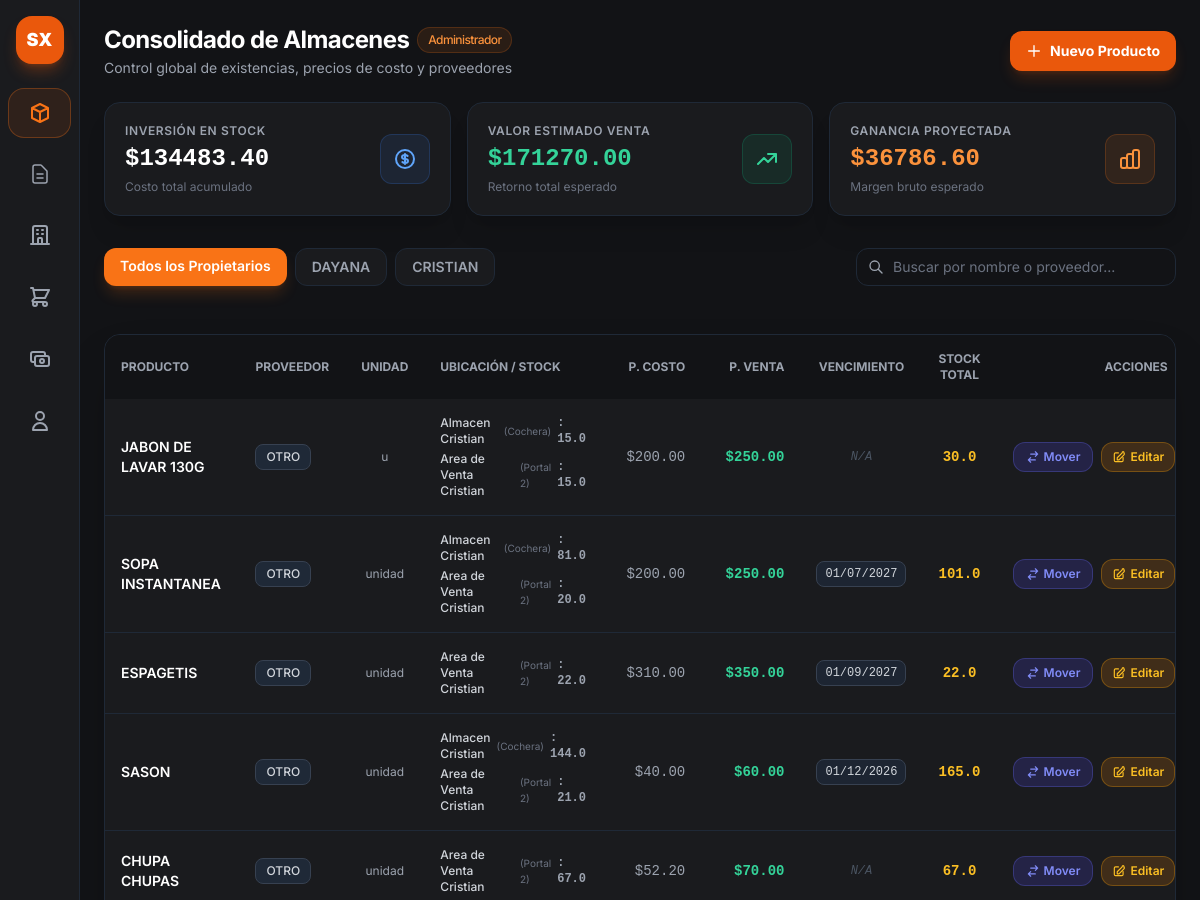
Page /admin (signed in, upper part) on the earlier database version.
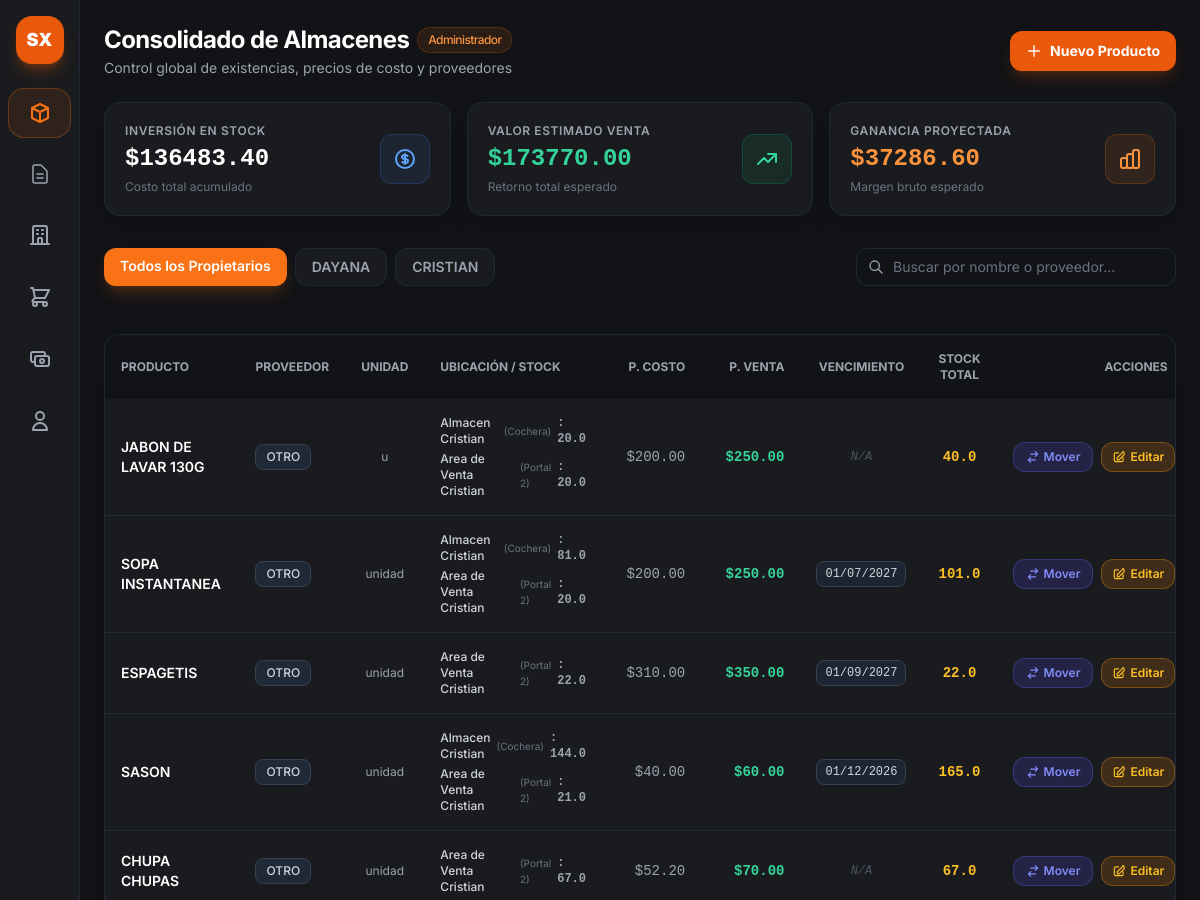
Same page on the later database version.
### app.py (models this page shows, shortened)
class StockAlmacen(db.Model):
    __tablename__ = 'stock_almacen'
    id = db.Column(db.Integer, primary_key=True)
    producto_id = db.Column(db.Integer, db.ForeignKey('productos.id'), nullable=False)
    almacen_id = db.Column(db.Integer, db.ForeignKey('almacenes.id'), nullable=False)
    cantidad = db.Column(db.Float, default=0.0)

class Producto(db.Model):
    __tablename__ = 'productos'
    id = db.Column(db.Integer, primary_key=True)
    codigo = db.Column(db.String(50), nullable=True)
    nombre = db.Column(db.String(100), nullable=False)
    unidad_medida = db.Column(db.String(20), default='unidad')
    propietario_id = db.Column(db.Integer, db.ForeignKey('propietarios.id'), nullable=True)
    precio_costo = db.Column(db.Float, default=0.0)
    precio_venta = db.Column(db.Float, default=0.0)
    fecha_vencimiento = db.Column(db.Date, nullable=True)
    proveedor_id = db.Column(db.Integer, db.ForeignKey('proveedores.id'), nullable=True)
    proveedor = db.relationship('Proveedor', backref=db.backref('productos', lazy=True))
    estado_pago = db.Column(db.String(20), default="Pagado")
    monto_pendiente = db.Column(db.Float, default=0.0)
    fecha_creacion = db.Column(db.DateTime, default=datetime.utcnow)
    stocks = db.relationship('StockAlmacen', backref='producto', cascade="all, delete-orphan", lazy=True)
    @property
    def cantidad_total(self):
        return sum(s.cantidad for s in self.stocks)

class Proveedor(db.Model):
    __tablename__ = 'proveedores'
    id = db.Column(db.Integer, primary_key=True)
    nombre = db.Column(db.String(100), nullable=False, unique=True)
    telefono = db.Column(db.String(30), nullable=True)
    contacto = db.Column(db.String(100), nullable=True)

class Almacen(db.Model):
    __tablename__ = 'almacenes'
    id = db.Column(db.Integer, primary_key=True)
    nombre = db.Column(db.String(100), nullable=False, unique=True)
    ubicacion = db.Column(db.String(150), nullable=True)
    es_area_venta = db.Column(db.Boolean, default=False)
    stocks = db.relationship('StockAlmacen', backref='almacen', cascade="all, delete-orphan", lazy=True)

### app.py (the view)
@app.route("/admin")
def vista_admin():
    if "user" not in session or session.get("rol") != "admin":
        return redirect(url_for("login"))
    almacenes = Almacen.query.all()
    proveedores = Proveedor.query.all()
    propietarios = Propietario.query.all()
    tipos_operacion = TipoOperacion.query.all()
    conceptos = ConceptoMovimiento.query.all()
    conceptos_json = [
        {"id": c.id, "tipo_id": c.tipo_id, "nombre": c.nombre}
        for c in conceptos
    ]
    propietario_filtro_id = request.args.get("propietario_id", "todos")
    if propietario_filtro_id != "todos" and propietario_filtro_id.isdigit():
        productos = Producto.query.filter_by(
            propietario_id=int(propietario_filtro_id)
        ).all()
    else:
        productos = Producto.query.all()
    inversion_stock = 0.0
    valor_venta = 0.0
    for p in productos:
        stock_total = p.cantidad_total
        costo = p.precio_costo or 0.0
        precio = p.precio_venta or 0.0
        inversion_stock += costo * stock_total
        valor_venta += precio * stock_total
    ganancia_proyectada = valor_venta - inversion_stock
    efectivo_caja = session.get("efectivo_caja", 0.0)
    return render_template(
        "admin_almacenes.html",
        almacenes=almacenes,
        proveedores=proveedores,
        propietarios=propietarios,
        tipos_operacion=tipos_operacion,
        conceptos=conceptos,
        conceptos_json=conceptos_json,  # <--- Variable JSON inyectada
        productos=productos,
        propietario_filtro_id=str(propietario_filtro_id),
        total_invertido=inversion_stock,
        total_venta_estimada=valor_venta,  # Nombre requerido por el HTML
        ganancia_potencial=ganancia_proyectada,  # Nombre requerido por el HTML
        efectivo_caja=efectivo_caja,
        hoy=date.today(),  # Para el cálculo de fecha_vencimiento en el HTML
    )

### app.py (called while the page is built)
@app.context_processor
def inject_today():
    return {'hoy': date.today()}

### templates/admin_almacenes.html (shortened to what the changed rows need)
{% extends "base.html" %}
{% block content %}
<header class="p-6 space-y-6">
    <div class="flex flex-col sm:flex-row sm:items-center justify-between gap-4">
        <div>
            <h1 class="text-2xl font-bold text-white tracking-tight flex items-center gap-2">
                Consolidado de Almacenes
                <span class="text-xs font-medium px-2.5 py-1 rounded-full bg-orange-500/10 text-orange-400 border border-orange-500/20">
                    Administrador
                </span>
            </h1>
        </div>
    </div>
    <div class="grid grid-cols-1 md:grid-cols-3 gap-4">
        <div class="bg-[#1a1b1e] border border-gray-800 rounded-2xl p-5 shadow-xl flex items-center justify-between">
            <div>
                <p class="text-xs font-semibold text-gray-400 uppercase tracking-wider">Inversión en Stock</p>
                <h4 class="text-2xl font-bold text-white font-mono mt-1">
                    ${{ "%.2f"|format(total_invertido) }}
                </h4>
                <p class="text-xs text-gray-500 mt-1">Costo total acumulado</p>
            </div>
        </div>
        <div class="bg-[#1a1b1e] border border-gray-800 rounded-2xl p-5 shadow-xl flex items-center justify-between">
            <div>
                <p class="text-xs font-semibold text-gray-400 uppercase tracking-wider">Valor Estimado Venta</p>
                <h4 class="text-2xl font-bold text-emerald-400 font-mono mt-1">
                    ${{ "%.2f"|format(total_venta_estimada) }}
                </h4>
                <p class="text-xs text-gray-500 mt-1">Retorno total esperado</p>
            </div>
        </div>
        <div class="bg-[#1a1b1e] border border-gray-800 rounded-2xl p-5 shadow-xl flex items-center justify-between">
            <div>
                <p class="text-xs font-semibold text-gray-400 uppercase tracking-wider">Ganancia Proyectada</p>
                <h4 class="text-2xl font-bold text-orange-400 font-mono mt-1">
                    ${{ "%.2f"|format(ganancia_potencial) }}
                </h4>
                <p class="text-xs text-gray-500 mt-1">Margen bruto esperado</p>
            </div>
        </div>
    </div>
</header>
    <section class="p-6 flex-1">
        <div class="bg-[#1a1b1e] border border-gray-800 rounded-2xl overflow-hidden shadow-2xl">
            <div class="overflow-x-auto">
                <table class="w-full text-left border-collapse text-sm">
                    <thead>
                        <tr class="bg-[#121316] text-gray-400 uppercase text-xs">
                            <th class="p-4">Producto</th>
                            <th class="p-4">Proveedor</th>
                            <th class="p-4 text-center">Unidad</th>
                            <th class="p-4">Ubicación / Stock</th>
                            <th class="p-4 text-right">P. Costo</th>
                            <th class="p-4 text-right">P. Venta</th>
                            <th class="p-4 text-center">Vencimiento</th>
                            <th class="p-4 text-center">Stock Total</th>
                            <th class="p-4 text-center">Acciones</th>
                        </tr>
                    </thead>
                    <tbody class="divide-y divide-gray-800">
                        {% for producto in productos %}
                        <tr class="hover:bg-gray-800/30 text-gray-300">
                            <td class="p-4 font-semibold text-white">
                                {{ producto.nombre }}
                            </td>
                            <td class="p-4 text-gray-400">
                                {% if producto.proveedor %}
                                    <span class="inline-flex items-center gap-1.5 bg-gray-800 px-2.5 py-1 rounded-lg text-xs font-medium text-gray-300 border border-gray-700">
                                        {{ producto.proveedor.nombre }}
                                    </span>
                                {% else %}
                                    <span class="text-xs text-gray-600 italic">Sin proveedor</span>
                                {% endif %}
                            </td>
                            <td class="p-4 text-center text-xs text-gray-400">{{ producto.unidad_medida }}</td>
                            <td class="p-4">
                                <div class="flex flex-col gap-1">
                                    {% for stock in producto.stocks %}
                                        {% if stock.cantidad > 0 %}
                                            <div class="text-xs flex items-center gap-1.5">
                                                <span class="font-medium text-gray-300">{{ stock.almacen.nombre }}</span>
                                                {% if stock.almacen.ubicacion %}
                                                    <span class="text-[10px] text-gray-500">({{ stock.almacen.ubicacion }})</span>
                                                {% endif %}
                                                <span class="font-mono text-gray-400 font-bold ml-auto">: {{ stock.cantidad }}</span>
                                            </div>
                                        {% endif %}
                                    {% else %}
                                        <span class="text-xs text-gray-600 italic">Sin stock asignado</span>
                                    {% endfor %}
                                </div>
                            </td>
                            <td class="p-4 text-right font-mono text-gray-400">
                                ${{ "%.2f"|format(producto.precio_costo) }}
                            </td>
                            <td class="p-4 text-right font-mono font-bold text-emerald-400">
                                ${{ "%.2f"|format(producto.precio_venta) }}
                            </td>
                            <td class="p-4 text-center font-mono text-xs">
                                {% if producto.fecha_vencimiento %}
                                    {% set dias_restantes = (producto.fecha_vencimiento - hoy).days %}
                                    {% if dias_restantes < 0 %}
                                        <span class="px-2.5 py-1 rounded-lg bg-rose-500/20 text-rose-400 border border-rose-500/40 font-semibold inline-flex items-center gap-1" title="Producto Vencido">
                                            <svg class="w-3 h-3" fill="none" stroke="currentColor" viewBox="0 0 24 24"><path stroke-linecap="round" stroke-linejoin="round" stroke-width="2" d="M12 8v4m0 4h.01M21 12a9 9 0 11-18 0 9 9 0 0118 0z"></path></svg>
                                            {{ producto.fecha_vencimiento.strftime('%d/%m/%Y') }}
                                        </span>
                                    {% elif dias_restantes <= 7 %}
                                        <span class="px-2.5 py-1 rounded-lg bg-amber-500/20 text-amber-400 border border-amber-500/40 font-semibold inline-flex items-center gap-1" title="Vence en {{ dias_restantes }} días">
                                            <svg class="w-3 h-3" fill="none" stroke="currentColor" viewBox="0 0 24 24"><path stroke-linecap="round" stroke-linejoin="round" stroke-width="2" d="M12 9v2m0 4h.01m-6.938 4h13.856c1.54 0 2.502-1.667 1.732-3L13.732 4c-.77-1.333-2.694-1.333-3.464 0L3.34 16c-.77 1.333.192 3 1.732 3z"></path></svg>
                                            {{ producto.fecha_vencimiento.strftime('%d/%m/%Y') }}
                                        </span>
                                    {% else %}
                                        <span class="px-2 py-1 rounded-lg bg-gray-800/80 text-gray-300 border border-gray-700 inline-block">
                                            {{ producto.fecha_vencimiento.strftime('%d/%m/%Y') }}
                                        </span>
                                    {% endif %}
                                {% else %}
                                    <span class="text-xs text-gray-600 italic">N/A</span>
                                {% endif %}
                            </td>
                            <td class="p-4 text-center font-mono font-bold text-amber-400">
                                {{ producto.cantidad_total }}
                            </td>
                            <td class="p-4 text-center">
                                <div class="flex items-center justify-center gap-2">
                                    <button type="button" onclick='abrirModalTraslado({{ producto.id }}, "{{ producto.nombre }}")' title="Trasladar Stock"
                                        class="px-3 py-1.5 bg-indigo-600/20 hover:bg-indigo-600 text-indigo-400 hover:text-white border border-indigo-500/30 rounded-xl text-xs font-semibold transition-all inline-flex items-center gap-1">
                                        <svg class="w-3.5 h-3.5" fill="none" stroke="currentColor" viewBox="0 0 24 24">
                                            <path stroke-linecap="round" stroke-linejoin="round" stroke-width="2"
                                                d="M8 7h12m0 0l-4-4m4 4l-4 4m0 6H4m0 0l4 4m-4-4l4-4"></path>
                                        </svg>
                                        Mover
                                    </button>
                                    <button type="button" onclick="abrirModalEditarProducto(this)" data-id="{{ producto.id }}"
                                        data-nombre="{{ producto.nombre }}" data-unidad="{{ producto.unidad_medida or 'u' }}"
                                        data-costo="{{ producto.precio_costo }}" data-venta="{{ producto.precio_venta }}"
                                        data-proveedor="{{ producto.proveedor_id or '' }}"
                                        data-vencimiento="{% if producto.fecha_vencimiento %}{{ producto.fecha_vencimiento.strftime('%Y-%m-%d') }}{% endif %}"
                                        title="Editar Producto"
                                        class="px-2.5 py-1.5 bg-amber-600/20 hover:bg-amber-600 text-amber-400 hover:text-white border border-amber-500/30 rounded-xl text-xs font-semibold transition-all inline-flex items-center gap-1">
                                        <svg class="w-3.5 h-3.5" fill="none" stroke="currentColor" viewBox="0 0 24 24">
                                            <path stroke-linecap="round" stroke-linejoin="round" stroke-width="2"
                                                d="M11 5H6a2 2 0 00-2 2v11a2 2 0 002 2h11a2 2 0 002-2v-5m-1.414-9.414a2 2 0 012.828 0L20.5 5.5a2 2 0 010 2.828l-8.5 8.5H9v-3.5l8.5-8.5z">
                                            </path>
                                        </svg>
                                        Editar
                                    </button>
                                </div>
                            </td>
                        </tr>
                        {% endfor %}
                    </tbody>
                </table>
            </div>
        </div>
    </section>
{% endblock %}

Differences in the rows shown:
changed through a linked row, Producto "JABON DE LAVAR 130G": cantidad_total "30.0" → "40.0"
changed StockAlmacen (number 1 of 8 on the later page): cantidad "15.0" → "20.0"
changed StockAlmacen (number 2 of 8 on the later page): cantidad "15.0" → "20.0"
Other differences:
{{ "%.2f"|format(total_invertido) }}: "134483.40" → "136483.40"
{{ "%.2f"|format(total_venta_estimada) }}: "171270.00" → "173770.00"
{{ "%.2f"|format(ganancia_potencial) }}: "36786.60" → "37286.60"
